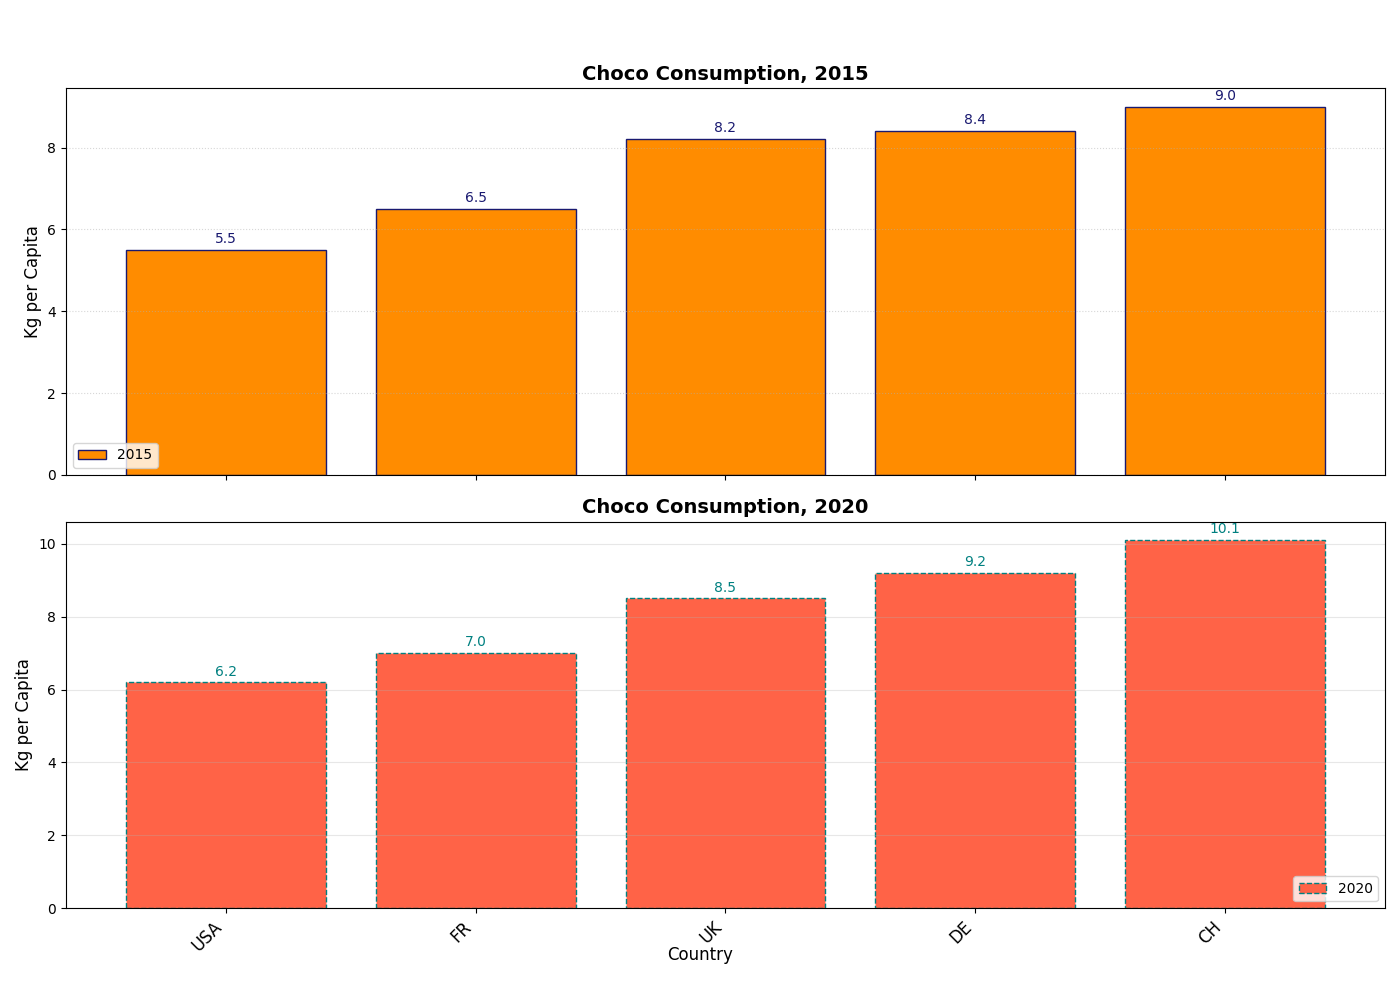

Reproduce this figure in Python.
import matplotlib.pyplot as plt
import numpy as np

countries = ['CH', 'DE', 'UK', 'USA', 'FR']
choco_2015 = [9.0, 8.4, 8.2, 5.5, 6.5]
choco_2020 = [10.1, 9.2, 8.5, 6.2, 7.0]

# Sorting data for 2015
sorted_indices_2015 = np.argsort(choco_2015)
sorted_choco_2015 = np.array(choco_2015)[sorted_indices_2015]
sorted_countries_2015 = np.array(countries)[sorted_indices_2015]

# Sorting data for 2020
sorted_indices_2020 = np.argsort(choco_2020)
sorted_choco_2020 = np.array(choco_2020)[sorted_indices_2020]
sorted_countries_2020 = np.array(countries)[sorted_indices_2020]

fig, ax = plt.subplots(2, 1, figsize=(14, 10), sharex=True)

# Plotting 2015 consumption
locs_2015 = np.arange(len(sorted_countries_2015))
bars_2015 = ax[0].bar(locs_2015, sorted_choco_2015, color='darkorange', edgecolor='midnightblue', label='2015', linestyle='-')
ax[0].set_ylabel('Kg per Capita', fontsize=12)
ax[0].set_title('Choco Consumption, 2015', fontsize=14, fontweight='bold')
ax[0].legend(loc='lower left', fontsize=10)
ax[0].grid(axis='y', linestyle=':', alpha=0.5)

# Annotating values on bars
for bar in bars_2015:
    ax[0].text(bar.get_x() + bar.get_width()/2, bar.get_height() + 0.1, f'{bar.get_height():.1f}',
               ha='center', va='bottom', fontsize=10, color='midnightblue')

# Plotting 2020 consumption
locs_2020 = np.arange(len(sorted_countries_2020))
bars_2020 = ax[1].bar(locs_2020, sorted_choco_2020, color='tomato', edgecolor='teal', label='2020', linestyle='--')
ax[1].set_ylabel('Kg per Capita', fontsize=12)
ax[1].set_title('Choco Consumption, 2020', fontsize=14, fontweight='bold')
ax[1].legend(loc='lower right', fontsize=10)
ax[1].grid(axis='y', linestyle='-', alpha=0.3)

# Annotating values on bars
for bar in bars_2020:
    ax[1].text(bar.get_x() + bar.get_width()/2, bar.get_height() + 0.1, f'{bar.get_height():.1f}',
               ha='center', va='bottom', fontsize=10, color='teal')

# Set shared x-axis labels
ax[1].set_xticks(locs_2020)
ax[1].set_xticklabels(sorted_countries_2020, rotation=45, ha='right', fontsize=12)

fig.text(0.5, 0.04, 'Country', ha='center', fontsize=12)
plt.tight_layout(rect=[0, 0.03, 1, 0.95])

plt.show()
